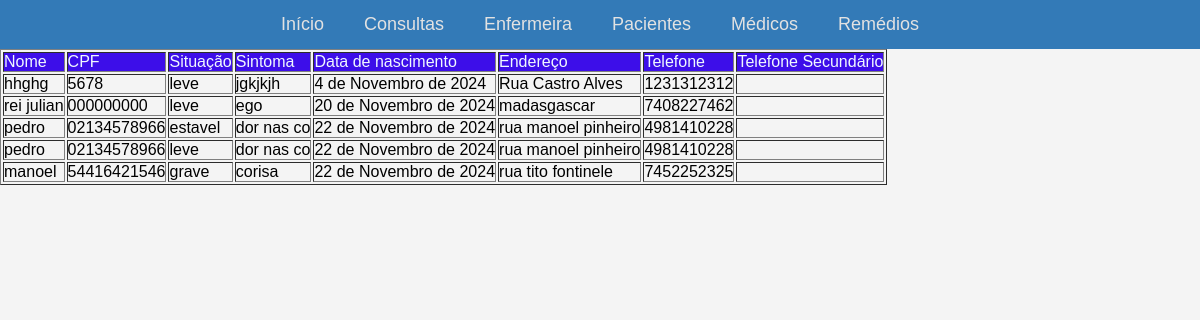
/pacientes, run on an earlier commit of the app's database.
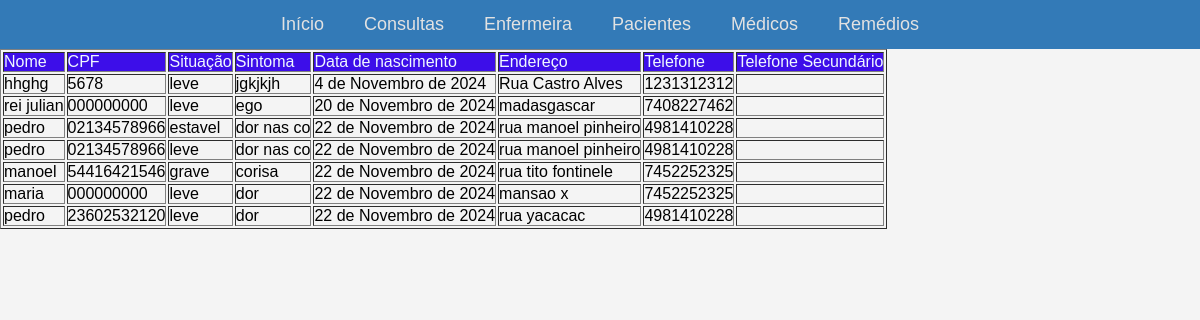
And on a later commit of the database.
### app1/models.py (models this page shows, shortened)
class Paciente(models.Model):
    class Situacao(models.TextChoices):
        LEVE = 'leve', 'leve'
        ESTAVEL = 'estavel', 'estavel'
        GRAVE = 'grave', 'grave'
    nome = models.CharField(max_length=100, blank=False)
    sintoma = models.CharField(max_length=300, blank=False)
    situacao = models.CharField(max_length=10, choices=Situacao.choices, default=Situacao.LEVE, blank=False)
    cpf = models.CharField(max_length=11, blank=False)
    data_nascimento = models.DateField(blank=False)
    endereco = models.CharField(max_length=250, blank=False)
    telefone = models.CharField(max_length=10, blank=False)
    telefone_familiar = models.CharField(max_length=10, blank=False)

### app1/views.py (the view)
# urls.py: path('pacientes', pacientes, name="pacientes"),
def pacientes(request):
    return render(request,'Pacientes.html',{'paciente':Paciente.objects.all()})

### app1/templates/Pacientes.html (shortened to what this page needs)
<table border="1">
</head>
<body>
<header>
    <nav>
        <ul>
            <li><a href="in">Início</a></li>
            <li><a href="consulta">Consultas</a></li>
            <li><a href="enfermeiras">Enfermeira</a></li>
            <li><a href="pacientes">Pacientes</a></li>
            <li><a href="medicos">Médicos</a></li>
            <li><a href="remedios">Remédios</a></li>
        </ul>
    </nav>
</header>
  <thead>
    <tr>
      <td>Nome</td>
      <td>CPF</td>
      <td>Situação</td>
      <td>Sintoma</td>
      <td>Data de nascimento</td>
      <td>Endereço</td>
      <td>Telefone</td>
      <td>Telefone Secundário</td>
    </tr>
  </thead>
  <tbody>
    {% for valor in paciente %}
    <tr>
      <td>{{valor.nome}}</td>
      <td>{{valor.cpf}}</td>
      <td>{{valor.situacao}}</td>
      <td>{{valor.sintoma}}</td>
      <td>{{valor.data_nascimento}}</td>
      <td>{{valor.endereco}}</td>
      <td>{{valor.telefone}}</td>
      <td>{{valor.telefone_secundario}}</td>
    </tr>
    {% endfor %}
  </tbody>
</table>

### app1/templates/Pacientes.html (style rules this page uses)
thead { font-family: Arial, sans-serif; background-color: rgb(61, 14, 233); margin: 0px; }
thead td { color: aliceblue; }
tbody td { font-family: Arial, sans-serif; }
* { margin: 0; padding: 0; box-sizing: border-box; }
body { font-family: 'Arial', sans-serif; line-height: 1.6; background-color: #f4f4f4; }
header { background-color: #337ab7; padding: 10px 0; }
nav ul { display: flex; justify-content: center; list-style: none; }
nav ul li { margin: 0 20px; }
nav ul li a { color: #e2e2e2; text-decoration: none; font-size: 18px; transition: color 0.3s; }

What changed in the data, as far as the page shows it:
added Paciente: nome "maria", cpf "000000000", situacao "leve", sintoma "dor", data_nascimento "22 de Novembro de 2024", endereco "mansao x", telefone "7452252325"
added Paciente: nome "pedro", cpf "23602532120", situacao "leve", sintoma "dor", data_nascimento "22 de Novembro de 2024", endereco "rua yacacac", telefone "4981410228"
